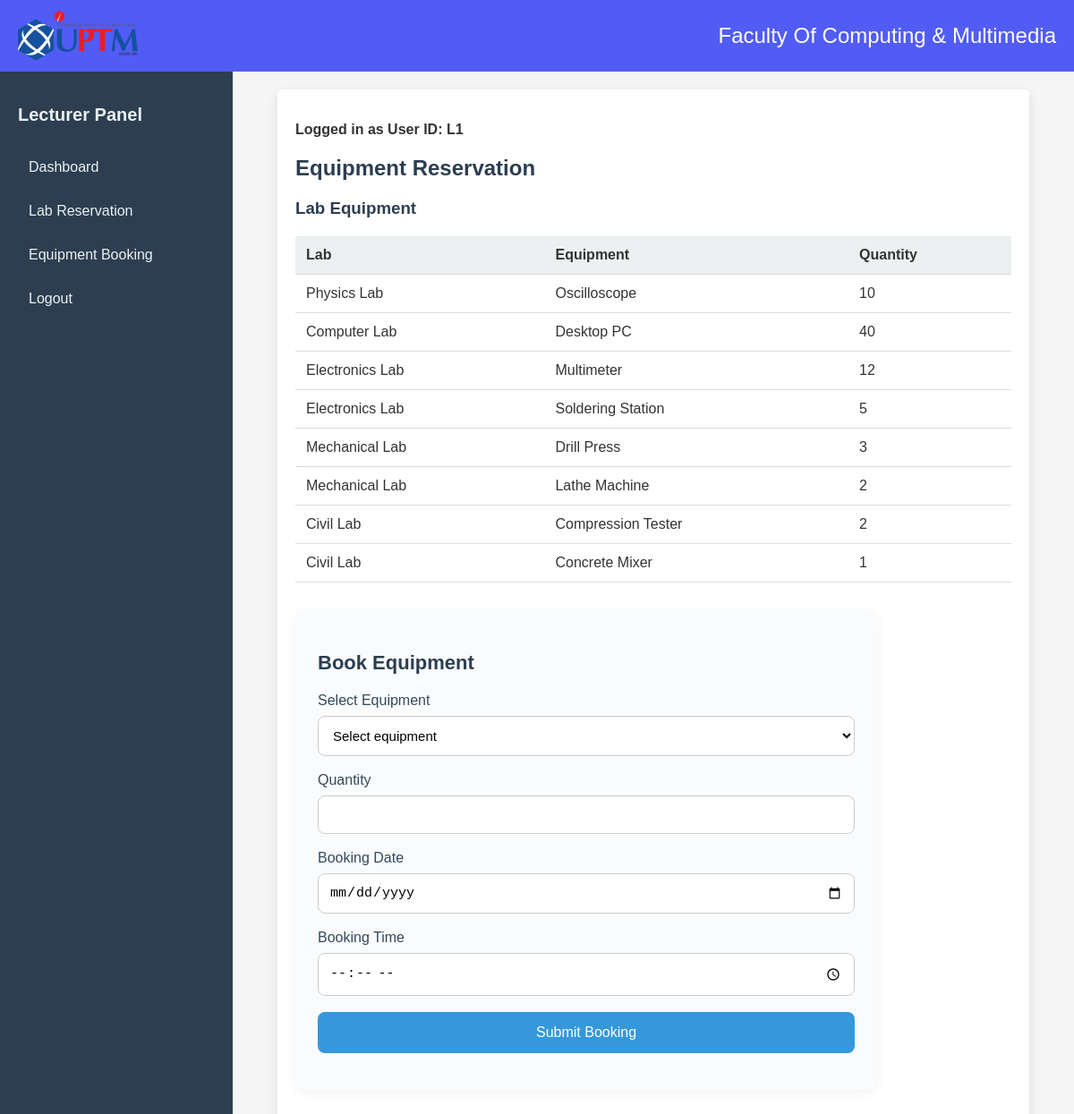
The page /lecturer/lecturer_equipment.php (signed in) on the database its author committed.
### tables this page shows
CREATE TABLE `lab_equipment` (
  `Equipment_ID` int(11) NOT NULL,
  `Lab_ID` int(11) DEFAULT NULL,
  `Name` varchar(100) DEFAULT NULL,
  `Quantity` int(11) DEFAULT NULL
);

CREATE TABLE `lab` (
  `Lab_ID` int(11) NOT NULL,
  `Name` varchar(100) DEFAULT NULL,
  `Type` varchar(50) DEFAULT NULL,
  `Capacity` int(11) DEFAULT NULL,
  `Lab_TO_ID` int(11) DEFAULT NULL
);

### lecturer/lecturer_equipment.php (the view, shortened to what this page needs)
<?php
include '../config.php';
include 'header.php';
echo '<div class="wrapper">';
echo '<div class="sidebar">
        <h2>Lecturer Panel</h2>
        <a href="lecture_dashboard.php">Dashboard</a>
        <a href="lecturer_lab.php">Lab Reservation</a>
        <a href="lecturer_equipment.php">Equipment Booking</a>
        <a href="../logout.php">Logout</a>
      </div>';
echo '<div class="main-content container">';
echo "<p style='font-weight:bold;'>Logged in as User ID: " . $_SESSION['user_id'] . "</p>";
echo "<h2>Equipment Reservation</h2>";
echo "<h3>Lab Equipment</h3>";
$equip = $conn->query("
    SELECT e.Equipment_ID, l.Name AS LabName, e.Name AS Equipment, e.Quantity
    FROM lab_equipment e
    JOIN lab l ON e.Lab_ID = l.Lab_ID
    ORDER BY l.Lab_ID, e.Name
");
if ($equip && $equip->num_rows > 0) {
    echo "<table><tr>
        <th>Lab</th><th>Equipment</th><th>Quantity</th>
    </tr>";
    while ($row = $equip->fetch_assoc()) {
        echo "<tr>
            <td>" . htmlspecialchars($row['LabName']) . "</td>
            <td>" . htmlspecialchars($row['Equipment']) . "</td>
            <td>{$row['Quantity']}</td>
        </tr>";
    }
    echo "</table>";
} else {
    echo "<p>No equipment found.</p>";
}
echo '<div class="booking-card">';
echo '<h3>Book Equipment</h3>';
echo '<form action="lecturer_bookE.php" method="POST">
    <label for="equipment_id">Select Equipment</label>
    <select name="equipment_id" id="equipment_id" required>
        <option value="" disabled selected>Select equipment</option>';
echo '</select>
    <label for="quantity">Quantity</label>
    <input type="number" name="quantity" id="quantity" min="1" required>
    <label for="booking_date">Booking Date</label>
    <input type="date" name="booking_date" id="booking_date" required>
    <label for="booking_time">Booking Time</label>
    <input type="time" name="booking_time" id="booking_time" required>
    <input type="hidden" name="user_id" value="' . $_SESSION['user_id'] . '">
    <button type="submit">Submit Booking</button>
</form>';
echo '</div>';
echo '</div>';
echo "</body></html>";
?>

### style.css (style rules this page uses)
body { font-family: Arial, sans-serif; margin: 0; padding: 0; background: #f5f5f5; }
.container { max-width: 800px; margin: 20px auto; background: white; padding: 20px; border-radius: 5px; }
a { color: #003366; text-decoration: none; }
button { background-color: #003366; color: white; padding: 8px 15px; border: none; border-radius: 3px; cursor: pointer; }

### lecturer/lecturer_equipment.php (style rules this page uses)
body { font-family: 'Segoe UI', sans-serif; margin: 0; padding: 0; background: #f4f6f8; color: #333; }
.container { max-width: 1000px; margin: 40px auto; padding: 20px; background: #fff; border-radius: 12px; box-shadow: 0 4px 12px rgba(0,0,0,0.1); }
h2, h3 { color: #2c3e50; margin-bottom: 20px; }
table { width: 100%; border-collapse: collapse; margin-top: 20px; }
th, td { padding: 12px; border-bottom: 1px solid #ddd; text-align: left; }
th { background-color: #ecf0f1; }
.wrapper { display: flex; min-height: 100vh; }
.sidebar { width: 220px; background-color: #2c3e50; color: white; padding: 20px; flex-shrink: 0; }
.sidebar h2 { font-size: 20px; margin-bottom: 30px; color: #ecf0f1; }
.sidebar a { display: block; color: #ecf0f1; text-decoration: none; margin-bottom: 15px; font-weight: 500; padding: 8px 12px; border-radius: 6px; }
.main-content { flex-grow: 1; padding: 40px; }
.booking-card { background-color: #f9fbfc; padding: 25px; border-radius: 12px; box-shadow: 0 4px 12px rgba(0,0,0,0.05); max-width: 600px; margin-top: 30px; margin-bottom: 40px; }
.booking-card h3 { margin-bottom: 20px; color: #2c3e50; font-size: 22px; }
.booking-card label { display: block; margin-bottom: 8px; font-weight: 500; color: #34495e; }
.booking-card select, .booking-card input { width: 100%; padding: 12px; margin-bottom: 18px; border: 1px solid #ccc; border-radius: 8px; font-size: 15px; background-color: #fff; }
.booking-card button { width: 100%; padding: 14px; background-color: #3498db; color: white; border: none; border-radius: 8px; font-size: 16px; font-weight: 500; cursor: pointer; transition: background-color 0.3s ease; }

### rows shown on the page
lab_equipment: Lab_ID.Name "Physics Lab", Name "Oscilloscope", Quantity "10"
lab_equipment: Lab_ID.Name "Computer Lab", Name "Desktop PC", Quantity "40"
lab_equipment: Lab_ID.Name "Electronics Lab", Name "Multimeter", Quantity "12"
lab_equipment: Lab_ID.Name "Electronics Lab", Name "Soldering Station", Quantity "5"
lab_equipment: Lab_ID.Name "Mechanical Lab", Name "Drill Press", Quantity "3"
lab_equipment: Lab_ID.Name "Mechanical Lab", Name "Lathe Machine", Quantity "2"
lab_equipment: Lab_ID.Name "Civil Lab", Name "Compression Tester", Quantity "2"
lab_equipment: Lab_ID.Name "Civil Lab", Name "Concrete Mixer", Quantity "1"

### other values the page prints
$_SESSION['user_id'] "L1"
